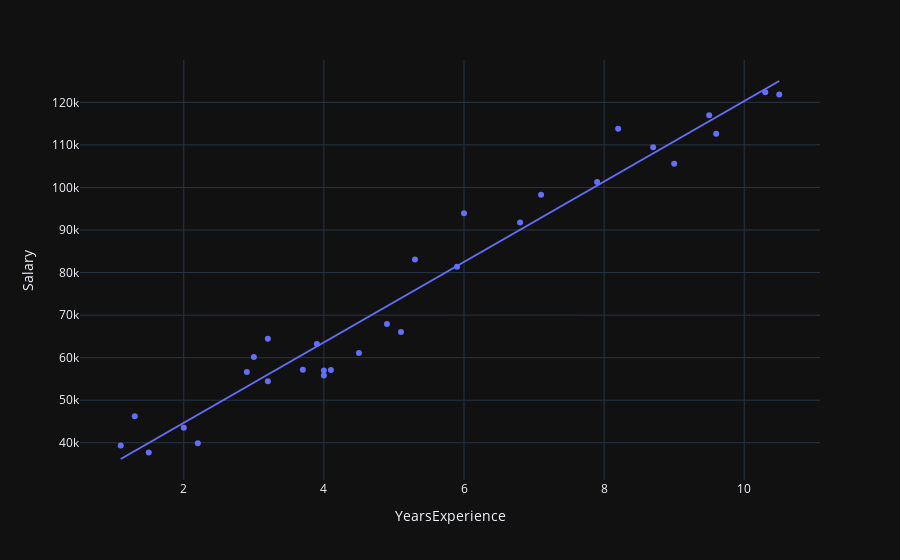

This figure's notebook cell:
### Code cell
fig = px.scatter(df, x='YearsExperience', y='Salary', trendline='ols')
fig.show()

### Figure 1 — Plotly figure (JSON) as saved in the notebook; plotly's stock layout.template omitted (floating-point values rounded to 4 significant figures)
{"data": [{"hovertemplate": "YearsExperience=%{x}<br>Salary=%{y}<extra></extra>", "legendgroup": "", "marker": {"color": "#636efa", "symbol": "circle"}, "mode": "markers", "name": "", "orientation": "v", "showlegend": false, "x": [1.1, 1.3, 1.5, 2.0, 2.2, 2.9, 3.0, 3.2, 3.2, 3.7, 3.9, 4.0, 4.0, 4.1, 4.5, 4.9, 5.1, 5.3, 5.9, 6.0, 6.8, 7.1, 7.9, 8.2, 8.7, 9.0, 9.5, 9.6, 10.3, 10.5], "xaxis": "x", "y": [39340.0, 46200.0, 37730.0, 43520.0, 39890.0, 56640.0, 60150.0, 54440.0, 64440.0, 57190.0, 63220.0, 55790.0, 56960.0, 57080.0, 61110.0, 67940.0, 66030.0, 83090.0, 81360.0, 93940.0, 91740.0, 98270.0, 101300.0, 113800.0, 109400.0, 105600.0, 117000.0, 112600.0, 122400.0, 121900.0], "yaxis": "y", "type": "scatter"}, {"hovertemplate": "<b>OLS trendline</b><br>Salary = 9449.96 * YearsExperience + 25792.2<br>R<sup>2</sup>=0.956957<br><br>YearsExperience=%{x}<br>Salary=%{y} <b>(trend)</b><extra></extra>", "legendgroup": "", "marker": {"color": "#636efa", "symbol": "circle"}, "mode": "lines", "name": "", "showlegend": false, "x": [1.1, 1.3, 1.5, 2.0, 2.2, 2.9, 3.0, 3.2, 3.2, 3.7, 3.9, 4.0, 4.0, 4.1, 4.5, 4.9, 5.1, 5.3, 5.9, 6.0, 6.8, 7.1, 7.9, 8.2, 8.7, 9.0, 9.5, 9.6, 10.3, 10.5], "xaxis": "x", "y": [36190.0, 38080.0, 39970.0, 44690.0, 46580.0, 53200.0, 54140.0, 56030.0, 56030.0, 60760.0, 62650.0, 63590.0, 63590.0, 64540.0, 68320.0, 72100.0, 73990.0, 75880.0, 81550.0, 82490.0, 90050.0, 92890.0, 100400.0, 103300.0, 108000.0, 110800.0, 115600.0, 116500.0, 123100.0, 125000.0], "yaxis": "y", "type": "scatter"}], "layout": {"xaxis": {"anchor": "y", "domain": [0.0, 1.0], "title": {"text": "YearsExperience"}}, "yaxis": {"anchor": "x", "domain": [0.0, 1.0], "title": {"text": "Salary"}}, "legend": {"tracegroupgap": 0}, "margin": {"t": 60}}}
